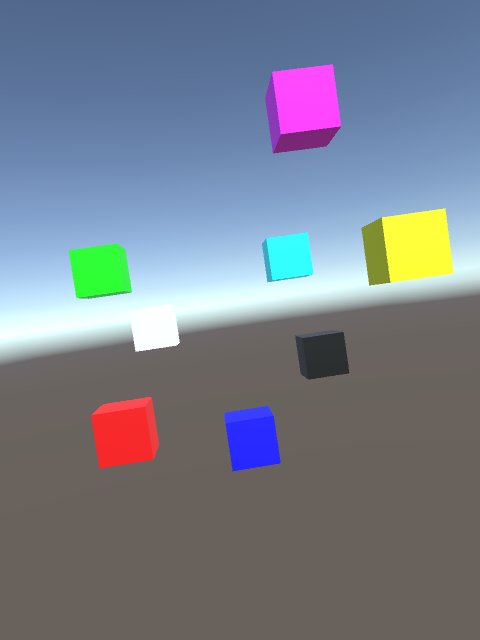
//> input picture 3D Cameras/Data Generator/image1.jpg, 480 x 640 px, given in place of image0.jpg, which was not available
$ ./Computer_Vision_Plugin   (built with g++ and OpenCV 4)
//> lines starting //> are read from the running program, lines starting //| are printed output that depends on the picture; pictures that were not available may be replaced by others from this repository, and a replacement may not be noted
//> in FeatureDetection, image1 is the input picture: 640 rows x 480 cols, CV_8UC3; mean B, G, R 139.5, 126.8, 119.9
// Computer Vision Plugin.cpp : This file contains the 'main' function. Program execution begins and ends there.
//
#if _MSC_VER // this is defined when compiling with Visual Studio
#define EXPORT_API __declspec(dllexport) // Visual Studio needs annotating exported functions with this
#else
#define EXPORT_API // XCode does not need annotating exported functions, so define is empty
#endif

#include <fstream>
#include <opencv2/opencv.hpp>
#include "opencv2/core.hpp"
#include <opencv2/calib3d.hpp>
#include "opencv2/xfeatures2d.hpp"
#include "opencv2/highgui.hpp"
#include "opencv2/features2d.hpp"
#include "opencv2/imgproc.hpp"

// ------------------------------------------------------------------------
// Plugin itself
// Link following functions C-style (required for plugins)
extern "C"
{
	struct Vector2
	{
		float x;
		float y;
	};

	struct Vector3
	{
		float x;
		float y;
		float z;
	};

	struct Vector4
	{
		float x;
		float y;
		float z;
		float w;
	};

	struct Matrix
	{
		float fx;
		float fy;
		float px;
		float py;
		float width;
		float height;
	};

	// The functions we will call from Unity.
	//
	// [214 lines left out: functions transform, recoverPoseFromPnP, quaternionToMatrix, matrixToQuaternion, PNP, not called in this run]
} // end of export C block

/* Detect feature points with SIFT. Match feature points with FLANN */
void DetectorFLANNSift(cv::Mat image1, cv::Mat image2, std::ofstream& measure)
{
	cv::Ptr<cv::Feature2D> detectorSift;
	cv::Ptr<cv::DescriptorMatcher> matcherFlann;

	std::vector<cv::KeyPoint> keypoints1, keypoints2;
	cv::Mat descriptors1, descriptors2;

	std::vector<std::vector<cv::DMatch> > knn_matches;
	std::vector<cv::DMatch> good_matches;

	const float ratio_thresh = 0.75f;
	/* SIFT detector */
	auto startSift = std::chrono::high_resolution_clock::now();
	/* TODO 1.2.1 Intialize SIFT detector */
	detectorSift = cv::SIFT::create();
	/* TODO 1.2.2 Detect keypoints and descriptors in both images */
	detectorSift->detectAndCompute(image1, cv::noArray(), keypoints1, descriptors1);
//> keypoints1 = 90 keypoints; strongest (x, y, size): (138, 348, 5.6), (152, 319, 45), (175, 341, 6.8), (140, 346, 8.2)
	detectorSift->detectAndCompute(image2, cv::noArray(), keypoints2, descriptors2);
//> keypoints2 has the same summary as keypoints1
	/* TODO 1.6.1 Compute execution time of SIFT */
	auto endSift = std::chrono::high_resolution_clock::now();
	auto durationSift = std::chrono::duration_cast<std::chrono::milliseconds>(endSift - startSift).count();

	/* Save execution time and number of feature points */
	measure << "SIFT detectors execution time: " << durationSift << std::endl;
	measure << "SIFT detected " << keypoints1.size() << " and " << keypoints2.size() << " keypoints" << std::endl;

	/* Save output image */
	cv::Mat output;
	cv::drawKeypoints(image1, keypoints1, output);
	cv::imwrite("SIFT.jpg", output);

	/* FLANNMatcher */
	auto startFLANN = std::chrono::high_resolution_clock::now();

	/* TODO 1.3.1 Initialize FLANN Matcher */
	matcherFlann = cv::DescriptorMatcher::create(cv::DescriptorMatcher::FLANNBASED);
	/* TODO 1.3.2 Use knnMatch to match feature points in the two images */
	matcherFlann->knnMatch(descriptors1, descriptors2, knn_matches, 2);
//> knn_matches = 90 matches
	/* TODO 1.3.3 Filter the matches using Lowe's ratio test. Save the result in good_matches */
	for (const auto& match : knn_matches)
	{
		if (match[0].distance < ratio_thresh * match[1].distance)
		{
			good_matches.push_back(match[0]);
		}
	}
//> this loop made 90 passes

	/* TODO 1.6.3 Compute execution time of FLANN */
	auto endFLANN = std::chrono::high_resolution_clock::now();
	auto durationFlann = std::chrono::duration_cast<std::chrono::milliseconds>(endFLANN - startFLANN).count();

	/* Save execution time and number of matched feature points */
	measure << "FLANN matcher execution time: " << durationFlann << std::endl;
	measure << "FLANN matched " << good_matches.size() << " keypoints" << std::endl;
	measure << std::endl;

	/* Save results */
	cv::Mat image_matches;
	drawMatches(image1, keypoints1, image2, keypoints2, good_matches, image_matches, cv::Scalar::all(-1),
		cv::Scalar::all(-1), std::vector<char>(), cv::DrawMatchesFlags::NOT_DRAW_SINGLE_POINTS);
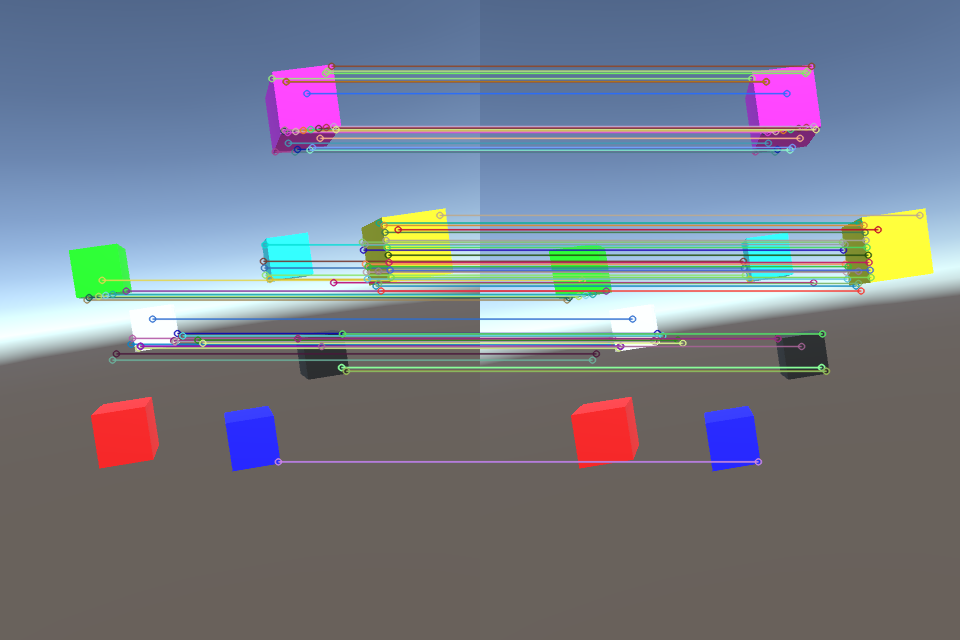
//> image_matches: 640 rows x 960 cols, CV_8UC3; mean B, G, R 136.4, 125, 118.7
	cv::imwrite("SIFT_Flann.jpg", image_matches);
}

/* Detect feature points with SIFT. Match feature points with BF */
void DetectorBFSift(cv::Mat image1, cv::Mat image2, std::ofstream& measure)
{
	cv::Ptr<cv::Feature2D> detectorSift;
	cv::Ptr<cv::DescriptorMatcher> matcherBF;

	std::vector<cv::KeyPoint> keypoints1, keypoints2;
	cv::Mat descriptors1, descriptors2;

	std::vector<cv::DMatch> matches;
	std::vector<cv::DMatch> good_matches;

	int maximumSize = 20;

	/* SIFT detector */
	auto startSift = std::chrono::high_resolution_clock::now();
	/* TODO 1.2.1 Intialize SIFT detector */
	detectorSift = cv::SIFT::create();
	/* TODO 1.2.2 Detect keypoints and descriptors in both images */
	detectorSift->detectAndCompute(image1, cv::noArray(), keypoints1, descriptors1);
	detectorSift->detectAndCompute(image2, cv::noArray(), keypoints2, descriptors2);
//> keypoints2 has the same summary as keypoints1 in DetectorFLANNSift
	/* TODO 1.6.1 Compute execution time of SIFT */
	auto endSift = std::chrono::high_resolution_clock::now();
	auto durationSift = std::chrono::duration_cast<std::chrono::milliseconds>(endSift - startSift).count();

	/* Save execution time and number of feature points */
	measure << "SIFT detectors execution time: " << durationSift << std::endl;
	measure << "SIFT detected " << keypoints1.size() << " and " << keypoints2.size() << " keypoints" << std::endl;

	/* BFMatcher */
	auto startBF = std::chrono::high_resolution_clock::now();
	/* TODO 1.4.1 Initialize BFMatcher */
	matcherBF = cv::BFMatcher::create(cv::NORM_L2, false);
	/* TODO 1.4.2 Match the feature points in the two images */
	matcherBF->match(descriptors1, descriptors2, matches);
//> matches = 90 matches
	/* Save in good_matches the best 20 results */
	sort(begin(matches), end(matches), [](cv::DMatch a, cv::DMatch b) { return a.distance < b.distance; });

	if (maximumSize > matches.size())
	{
		maximumSize = matches.size();
	}

	for (size_t i = 0; i < maximumSize; i++)
	{
		good_matches.push_back(matches[i]);
	}

	/* TODO 1.6.4 Compute execution time of BF */
	auto endBF = std::chrono::high_resolution_clock::now();
	auto durationBF = std::chrono::duration_cast<std::chrono::milliseconds>(endBF - startBF).count();

	/* Save execution time and number of matched feature points */
	measure << "BF matcher execution time: " << durationBF << std::endl;
	measure << "BF matched " << good_matches.size() << " keypoints" << std::endl;
	measure << std::endl;

	/* Save results */
	cv::Mat image_matches;
	drawMatches(image1, keypoints1, image2, keypoints2, good_matches, image_matches, cv::Scalar::all(-1),
		cv::Scalar::all(-1), std::vector<char>(), cv::DrawMatchesFlags::NOT_DRAW_SINGLE_POINTS);
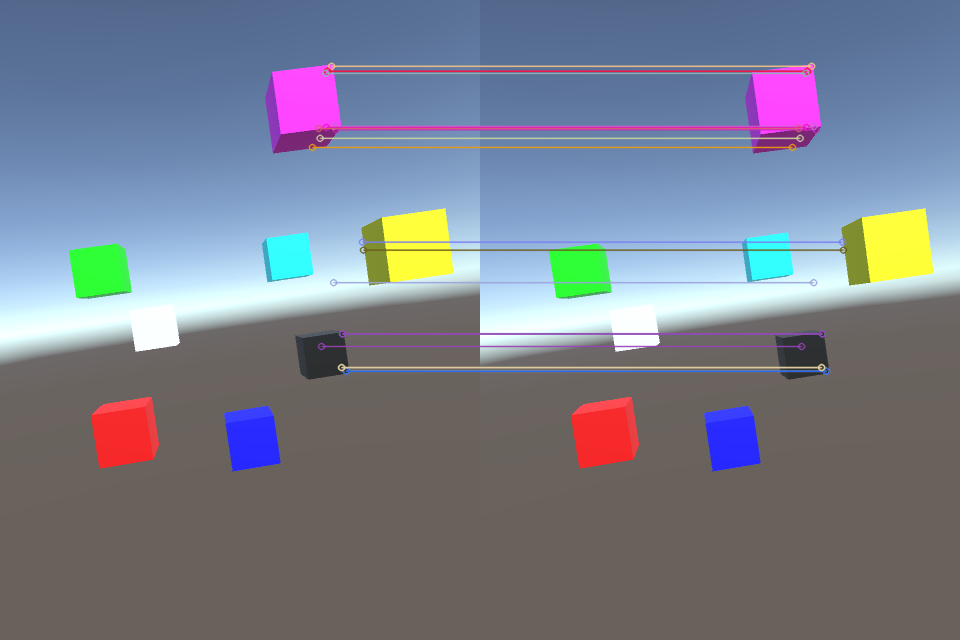
//> image_matches: 640 rows x 960 cols, CV_8UC3; mean B, G, R 139.4, 126.5, 120.9
	cv::imwrite("SIFT_BF.jpg", image_matches);
}

/* Detect feature points with ORB. Match feature points with BF */
void DetectorBFOrb(cv::Mat image1, cv::Mat image2, std::ofstream& measure)
{
	cv::Ptr<cv::ORB> detectorOrb;
	cv::Ptr<cv::DescriptorMatcher> matcherBF;

	std::vector<cv::KeyPoint> keypoints1, keypoints2;
	cv::Mat descriptors1, descriptors2;

	std::vector<cv::DMatch> matches;
	std::vector<cv::DMatch> good_matches;

	int maximumSize = 20;

	/* ORB detector */
	auto startOrb = std::chrono::high_resolution_clock::now();
	/* TODO 1.5.1 Intialize ORB detector */
	detectorOrb = cv::ORB::create();
	/* TODO 1.5.2 Detect keypoints and descriptors in both images */
	detectorOrb->detectAndCompute(image1, cv::noArray(), keypoints1, descriptors1);
//> keypoints1 = 212 keypoints; strongest (x, y, size): (177, 341, 44.6), (176, 342, 53.6), (135, 348, 44.6), (136, 349, 37.2)
	detectorOrb->detectAndCompute(image2, cv::noArray(), keypoints2, descriptors2);
//> keypoints2 has the same summary as keypoints1
	/* TODO 1.6.2 Compute execution time of ORB */
	auto endOrb = std::chrono::high_resolution_clock::now();
	auto durationOrb = std::chrono::duration_cast<std::chrono::milliseconds>(endOrb - startOrb).count();

	/* Save execution time and number of feature points */
	measure << "ORB detectors execution time: " << durationOrb << std::endl;
	measure << "ORB detected " << keypoints1.size() << " and " << keypoints2.size() << " keypoints" << std::endl;

	/* Save output image */
	cv::Mat output;
	cv::drawKeypoints(image1, keypoints1, output);
	cv::imwrite("ORB.jpg", output);

	/* BFMatcher */
	auto startBF = std::chrono::high_resolution_clock::now();
	/* TODO 1.4.1 Initialize BFMatcher */
	matcherBF = cv::BFMatcher::create(cv::NORM_L2, false);
	/* TODO 1.4.2 Match the feature points in the two images */
	matcherBF->match(descriptors1, descriptors2, matches);
//> matches = 212 matches
	/* Save in good_matches the best 20 results */
	sort(begin(matches), end(matches), [](cv::DMatch a, cv::DMatch b) { return a.distance < b.distance; });

	if (maximumSize > matches.size())
	{
		maximumSize = matches.size();
	}

	for (size_t i = 0; i < maximumSize; i++)
	{
		good_matches.push_back(matches[i]);
	}

	/* TODO 1.6.4 Compute execution time of BF */
	auto endBF = std::chrono::high_resolution_clock::now();
	auto durationBF = std::chrono::duration_cast<std::chrono::milliseconds>(endBF - startBF).count();

	/* Save execution time and number of matched feature points */
	measure << "BF matcher execution time: " << durationBF << std::endl;
	measure << "BF matched " << good_matches.size() << " keypoints" << std::endl;
	measure << std::endl;

	/* Save results */
	cv::Mat image_matches;
	drawMatches(image1, keypoints1, image2, keypoints2, good_matches, image_matches, cv::Scalar::all(-1),
		cv::Scalar::all(-1), std::vector<char>(), cv::DrawMatchesFlags::NOT_DRAW_SINGLE_POINTS);
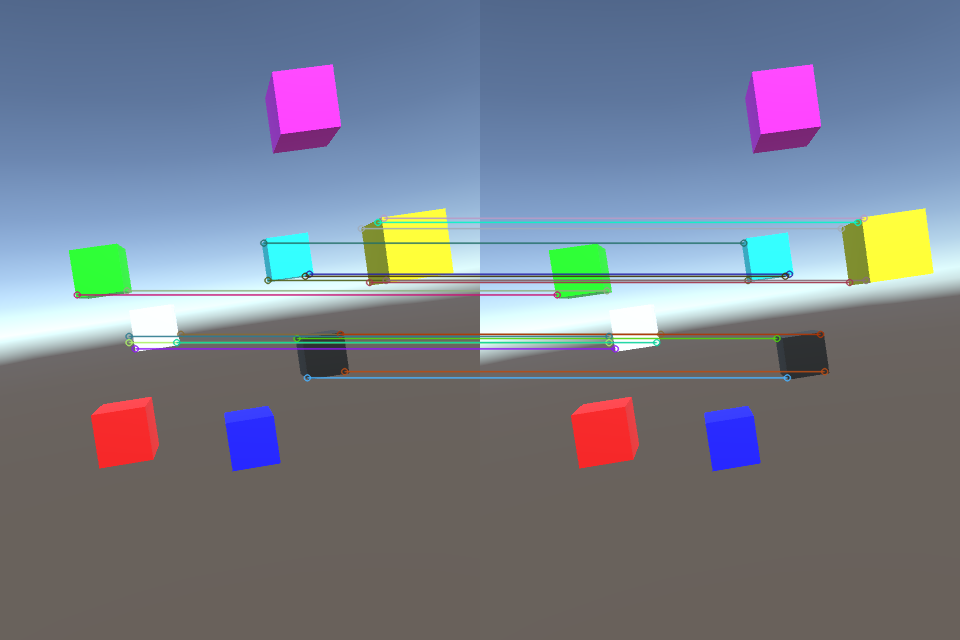
//> image_matches: 640 rows x 960 cols, CV_8UC3; mean B, G, R 138.5, 125.6, 119.1
	cv::imwrite("ORB_BF.jpg", image_matches);
}

void DetectorBFSURF(cv::Mat image1, cv::Mat image2, std::ofstream& measure) {
	cv::Ptr<cv::xfeatures2d::SURF> detectorSURF;
	cv::Ptr<cv::DescriptorMatcher> matcherBF;

	std::vector<cv::KeyPoint> keypoints1, keypoints2;
	cv::Mat descriptors1, descriptors2;

	std::vector<cv::DMatch> matches;
	std::vector<cv::DMatch> good_matches;

	int maximumSize = 20;

	//  initializare SURF
	auto startSURF = std::chrono::high_resolution_clock::now();

//> (the run ends here: the program stops with an error, at `detectorSURF = cv::xfeatures2d::SURF::create(400);`)
